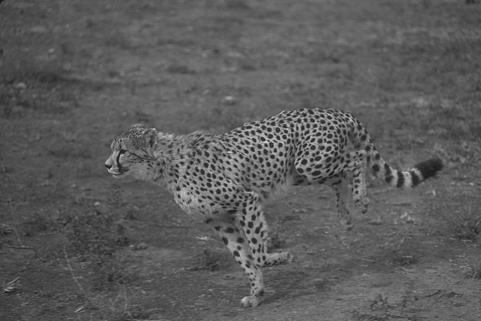
#> input picture K-Means Clustering and Gaussian Mean Shift Clustering/input1.jpg, 481 x 321 px
$ python main.py   (older library calls are emulated)
#> lines starting #> are read from the running program, lines starting #| are printed output that depends on the picture; after the words box and inside, x2 and y2 are one past the last pixel; in counts of white or black regions, pixels touching at a corner belong together
#> in main, img1 is the input picture: shape (321, 481, 3); min 13, max 220, mean 91.1
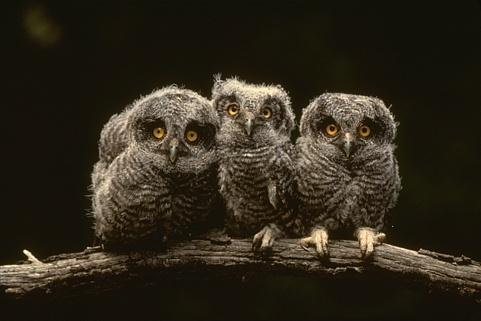
#> input picture K-Means Clustering and Gaussian Mean Shift Clustering/input2.jpg, 481 x 321 px
#> in main, img2 is the input picture: shape (321, 481, 3); mean B, G, R 27.5, 40.6, 47.3
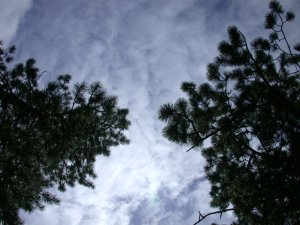
#> input picture K-Means Clustering and Gaussian Mean Shift Clustering/input3.jpg, 300 x 225 px
#> in main, img3 is the input picture: shape (225, 300, 3); mean B, G, R 114.2, 100.1, 90.7
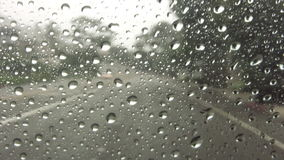
#> input picture K-Means Clustering and Gaussian Mean Shift Clustering/raindrop1.jpg, 284 x 160 px
#> in main, img4 is the input picture: shape (160, 284, 3); mean B, G, R 119.2, 129.7, 128.9
### K-Means Clustering and Gaussian Mean Shift Clustering/KMeansClusteringGrayscale.py
import cv2
import numpy as np
from copy import copy, deepcopy
from matplotlib import pyplot as plt
import random


class KmeansGray:
    def __init__(self, img, K):
#> called with K = 3
        self.origI = img
        # K = # of clusters
        self.K = K
        # I = image in grayscale
        self.I = np.array(cv2.cvtColor(img, cv2.COLOR_BGR2GRAY))
        # centroids = the mean of each cluster, there are k centroids
        self.centroids  = []
        # create cluster array
        self.cluster = []
        # note the index of each cluster array matches the number
        # of clusters
        self.PerformAlg()
        # calculate efficiency of algorithm
        #self.AlgorithmAnalysis()
        #show results
        self.DisplayClusteredImage()


    def PickRandomCentroids(self):
        # the algorithm must be initialized with k random intensities
        # from the dataset
        self.h,self.w = self.I.shape
#> self.h = 80; self.w = 142
        #for i in range (0, self.K):
            #self.centroids.append(0)
        # pick random locations and set as centroids
        # the intensities will be used not distance
        for i in range (self.K):
            x = random.randrange(0, self.w)
            y = random.randrange(0, self.h)
            intensity = self.I[y][x]
            self.centroids.append((x,y))
#> this loop made 3 passes
#> intensity on passes 1 to 3: 86, 80, 87
#> after the loop, self.centroids = [(98, 53), (10, 33), (130, 62)]
            #self.centroids[i] = intensity

    def FillClusters(self):

        # assign all points in image to cluster
        for j in range(self.h):
            for i in range(self.w):
                pointIntensity = self.I[j][i]
                centroidStartIntensity = self.I[self.centroids[0][1]][self.centroids[0][0]]
                clusterToBeAssignedTo = 0
                minDistance = np.abs(pointIntensity - centroidStartIntensity)
                # compare with distance to all centroids
                for centroidIndex in range(len(self.centroids)):
                    compareValue = np.abs(pointIntensity - self.I[self.centroids[centroidIndex][1]][self.centroids[centroidIndex][0]])
                    if ( compareValue < minDistance):
                        minDistance = compareValue
                        clusterToBeAssignedTo = centroidIndex
                # final cluster assignment
                self.cluster[clusterToBeAssignedTo].append((i,j))


    def PerformAlg(self):
        # initializes with random intensities
        self.PickRandomCentroids()
        # creates centroids in form (x,y)
        for i in range(len(self.centroids)):
            self.cluster.append([])
#> this loop made 3 passes
#> after the loop, self.cluster = [[], [], []]
        #used to deallocate points from clusters
        resetCluster = deepcopy(self.cluster)
#> resetCluster = [[], [], []]

        # performs calculate centroid and clustering until the system
        # becomes stable
        referrenceCluster = deepcopy(self.cluster)
#> referrenceCluster = [[], [], []]
        #for w in range (8):
        while (self.cluster == referrenceCluster):
            referrenceCluster = deepcopy(self.cluster)
            self.FillClusters()

            for i in range(self.K):
                self.CalcNewCentroid(i)
#> this loop made 1 pass
#> referrenceCluster on pass 1: [[], [], []]

            # [4 lines of commented-out code are left out]


        self.PlotClusters()


    def PlotClusters(self):
        np.set_printoptions(threshold=np.nan)
        # image to show clusters
        self.clusteredImage = deepcopy(self.origI)
        #print self.origI[50][100] # returns tupple
        randomColors = []
        # used for accuracy tests
        binaryImage = []
        binaryImage.append((0,0,0))
        binaryImage.append((255,255,255))
        # mask for clusters
        self.mask = deepcopy(self.I)
        # generate random colors for clusters
        for i in range(self.K):
            red = random.randrange(0,255)
            blue = random.randrange(0,255)
            green = random.randrange(0,255)
            randomColors.append((red,blue,green))

        # color assign each cluster
        for clustNum in range (self.K):
            for currentIndex in range(len(self.cluster[clustNum])):
                # gets coor. in tupple
                x = self.cluster[clustNum][currentIndex][0]
                y = self.cluster[clustNum][currentIndex][1]

                self.clusteredImage[y][x][0] = randomColors[clustNum][0]
                self.clusteredImage[y][x][1] = randomColors[clustNum][1]
                self.clusteredImage[y][x][2] = randomColors[clustNum][2]
                if (self.K == 2):
                    self.clusteredImage[y][x] = binaryImage[clustNum]
                # assigns px to corresponding cluster
                self.mask[y][x] = clustNum
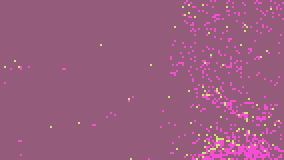
#> self.clusteredImage: shape (80, 142, 3) (shown 2 times larger); mean B, G, R 126.6, 91.6, 154.7

        # creates binary image for algorithm analysis
        (_ ,self.binIm) = cv2.threshold(self.mask,0,255,cv2.THRESH_BINARY )
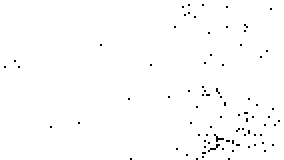
#> self.binIm: shape (80, 142) (shown 2 times larger); 99.1% white; black in thin lines or dots
        # creates binary image of expected output image
        exOutput = cv2.imread("out1.jpg", 0)
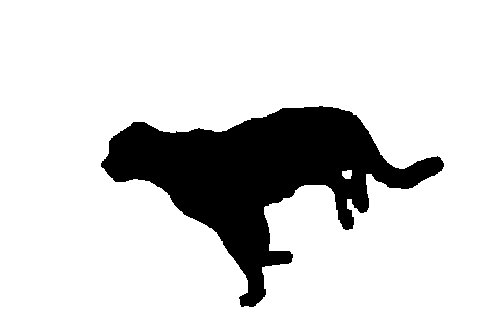
#> input picture K-Means Clustering and Gaussian Mean Shift Clustering/out1.jpg, 481 x 321 px
#> exOutput is the input picture: shape (321, 481); min 0, max 255, mean 211.9
        (_ ,self.testImageAEdge) = cv2.threshold(exOutput,0,255,cv2.THRESH_BINARY )
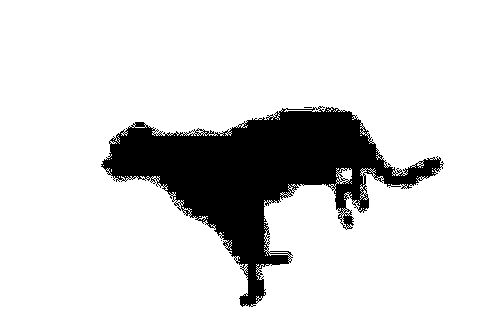
#> self.testImageAEdge: shape (321, 481); 84.5% white; 6 black regions (5 under 20 px), largest, box (x1, y1, x2, y2) and area: (101, 106, 444, 307) 23866
        # prints image in binary
        #print self.binIm


    def DisplayClusteredImage(self):
        cv2.imshow("clustered Image", self.clusteredImage)
        cv2.imshow("original Image", self.origI)
        cv2.waitKey(0)

    def CalcNewCentroid(self, clusterIndex):
        sumOfIntensities = 0
        # finds the average intensity and sets as new centroid
        for i in range(len(self.cluster[clusterIndex])):
            # px coor. that has intensity
            point = self.cluster[clusterIndex][i]
            x = point[0]
            y = point[1]

            sumOfIntensities += self.I[y][x]
        divZerofix = len(self.cluster[clusterIndex])
        #if (divZerofix == 0):
        #    avgIntensity = np.int(sumOfIntensities/np.inf)
        #else:
        avgIntensity = np.int(sumOfIntensities/len(self.cluster[clusterIndex]))

        # new centroid will be the coord with the intensity nearest to the
        # avg. intensity
        nwCent = self.cluster[clusterIndex][0]
        x = nwCent[0]
        y = nwCent[1]
        smallestDist = np.square(np.abs(avgIntensity - self.I[y][x]))
        for i in range(len(self.cluster[clusterIndex])):
            point = self.cluster[clusterIndex][i]
            x1 = point[0]
            y1 = point[1]

            if (np.square(np.abs(avgIntensity - self.I[y1][x1])) < smallestDist):
                nwCent = point
                smallestDist = np.square(np.abs(avgIntensity - self.I[y1][x1]))
        # replace previous centroid
        self.centroids[clusterIndex] = nwCent

    # [77 lines left out: function AlgorithmAnalysis, not called in this run]

### K-Means Clustering and Gaussian Mean Shift Clustering/main.py
import cv2
import numpy as np
from copy import copy, deepcopy
from matplotlib import pyplot as plt
from KMeansClusteringGrayscale import KmeansGray
from KMeansClusteringColor import KmeansColor

def main():
    # read original images
    img1 = cv2.imread("input1.jpg")
    img2 = cv2.imread("input2.jpg")
    img3 = cv2.imread("input3.jpg")
    img4 = cv2.imread("raindrop1.jpg")

    img5 = cv2.resize(img4, (0,0), fx=0.5, fy=0.5)
    # create k-means object
    kmean = KmeansGray(img5,3)
    '''
    kmean2 = KmeansGray(img2,3)
    kmean3 = KmeansGray(img3,4)

    kmeanC = KmeansColor(img1,2)
    kmeanC2 = KmeansColor(img2,3)
    kmeanC3= KmeansColor(img3,4)
    '''


main()
